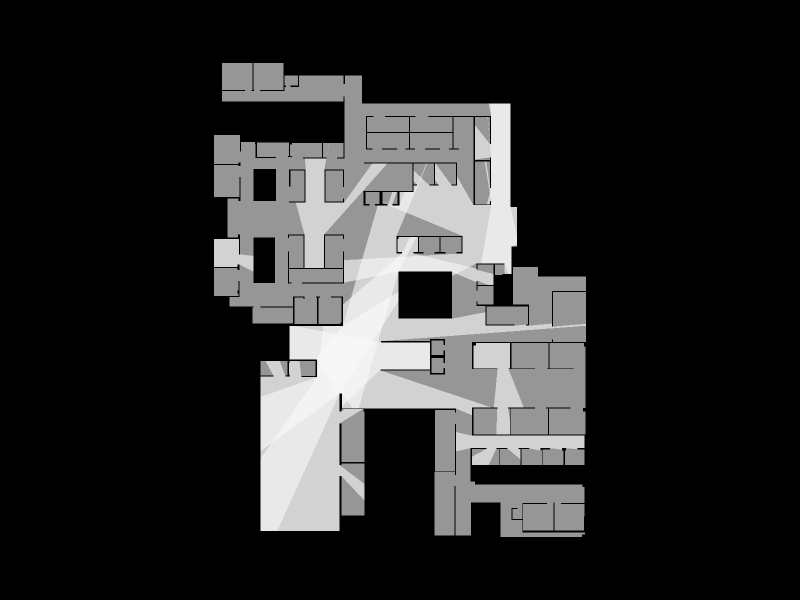

Write notebook code for a chart like this one.
### Code cell
Topology.Show(market, isovists,
              faceColorKey="cp_color",
              faceOpacity=0.6,
              showEdges=False,
              showVertices=False,
              camera=[0,0,7],
              backgroundColor="black",
              width=800,
              height=600,
              renderer=renderer)

### Figure 1 — Plotly figure (JSON) as saved in the notebook; plotly's stock layout.template omitted (floating-point values rounded to 4 significant figures; data arrays with more than 128 entries replaced by an {"elided": "..."} marker saying what was removed)
{"data": [{"cmax": 1, "cmin": 0, "color": "#FAFAFA", "colorscale": [[0, "#440154"], [0.1111, "#482878"], [0.2222, "#3e4989"], [0.3333, "#31688e"], [0.4444, "#26828e"], [0.5556, "#1f9e89"], [0.6667, "#35b779"], [0.7778, "#6ece58"], [0.8889, "#b5de2b"], [1, "#fde725"]], "facecolor": {"elided": "662 str values"}, "flatshading": true, "hoverinfo": "text", "hovertext": {"elided": "662 str values"}, "i": {"elided": "662 int values"}, "j": {"elided": "662 int values"}, "k": {"elided": "662 int values"}, "legendgroup": "3", "legendrank": 3, "lighting": {"facenormalsepsilon": 0}, "name": "1: Untitled (Faces)", "opacity": 0.6, "showlegend": false, "showscale": false, "text": {"elided": "662 str values"}, "type": "mesh3d", "x": {"elided": "640 float values"}, "y": {"elided": "640 float values"}, "z": {"elided": "640 int values"}}, {"cmax": 1, "cmin": 0, "color": "#FAFAFA", "colorscale": [[0, "#440154"], [0.1111, "#482878"], [0.2222, "#3e4989"], [0.3333, "#31688e"], [0.4444, "#26828e"], [0.5556, "#1f9e89"], [0.6667, "#35b779"], [0.7778, "#6ece58"], [0.8889, "#b5de2b"], [1, "#fde725"]], "facecolor": ["#FAFAFA", "#FAFAFA", "#FAFAFA", "#FAFAFA", "#FAFAFA", "#FAFAFA", "#FAFAFA"], "flatshading": true, "hoverinfo": "text", "hovertext": ["Face_1", "Face_2", "Face_3", "Face_4", "Face_5", "Face_6", "Face_7"], "i": [0, 3, 3, 3, 6, 6, 8], "j": [1, 4, 0, 1, 5, 3, 4], "k": [2, 1, 5, 0, 7, 5, 3], "legendgroup": "6", "legendrank": 6, "lighting": {"facenormalsepsilon": 0}, "name": "2: Untitled (Faces)", "opacity": 0.6, "showlegend": false, "showscale": false, "text": ["Face_1", "Face_2", "Face_3", "Face_4", "Face_5", "Face_6", "Face_7"], "type": "mesh3d", "x": [-37.07, -44.07, -37.07, -36.7, -44.07, -36.46, -32.34, -32.34, -36.7], "y": [29.3, 28.62, 28.62, 32.37, 36.85, 29.3, 31.86, 27.18, 36.85], "z": [0, 0, 0, 0, 0, 0, 0, 0, 0]}, {"cmax": 1, "cmin": 0, "color": "#FAFAFA", "colorscale": [[0, "#440154"], [0.1111, "#482878"], [0.2222, "#3e4989"], [0.3333, "#31688e"], [0.4444, "#26828e"], [0.5556, "#1f9e89"], [0.6667, "#35b779"], [0.7778, "#6ece58"], [0.8889, "#b5de2b"], [1, "#fde725"]], "facecolor": ["#FAFAFA", "#FAFAFA", "#FAFAFA", "#FAFAFA", "#FAFAFA", "#FAFAFA", "#FAFAFA", "#FAFAFA", "#FAFAFA", "#FAFAFA", "#FAFAFA", "#FAFAFA", "#FAFAFA", "#FAFAFA", "#FAFAFA", "#FAFAFA", "#FAFAFA", "#FAFAFA", "#FAFAFA", "#FAFAFA", "#FAFAFA", "#FAFAFA", "#FAFAFA", "#FAFAFA", "#FAFAFA", "#FAFAFA", "#FAFAFA", "#FAFAFA", "#FAFAFA", "#FAFAFA", "#FAFAFA", "#FAFAFA", "#FAFAFA", "#FAFAFA", "#FAFAFA", "#FAFAFA", "#FAFAFA", "#FAFAFA", "#FAFAFA", "#FAFAFA", "#FAFAFA", "#FAFAFA", "#FAFAFA", "#FAFAFA", "#FAFAFA", "#FAFAFA", "#FAFAFA", "#FAFAFA"], "flatshading": true, "hoverinfo": "text", "hovertext": ["Face_01", "Face_02", "Face_03", "Face_04", "Face_05", "Face_06", "Face_07", "Face_08", "Face_09", "Face_10", "Face_11", "Face_12", "Face_13", "Face_14", "Face_15", "Face_16", "Face_17", "Face_18", "Face_19", "Face_20", "Face_21", "Face_22", "Face_23", "Face_24", "Face_25", "Face_26", "Face_27", "Face_28", "Face_29", "Face_30", "Face_31", "Face_32", "Face_33", "Face_34", "Face_35", "Face_36", "Face_37", "Face_38", "Face_39", "Face_40", "Face_41", "Face_42", "Face_43", "Face_44", "Face_45", "Face_46", "Face_47", "Face_48"], "i": [0, 3, 3, 5, 5, 7, 8, 9, 11, 11, 11, 13, 13, 15, 15, 15, 18, 20, 21, 22, 23, 23, 23, 25, 26, 27, 28, 28, 30, 32, 33, 34, 36, 36, 38, 39, 40, 41, 42, 43, 44, 46, 48, 26, 35, 35, 35, 34], "j": [1, 0, 1, 4, 3, 1, 7, 10, 12, 8, 9, 14, 10, 16, 17, 12, 19, 15, 20, 21, 24, 16, 18, 15, 25, 22, 25, 29, 28, 28, 32, 32, 33, 37, 34, 38, 38, 39, 38, 42, 45, 47, 49, 31, 48, 46, 44, 28], "k": [2, 4, 0, 6, 4, 3, 3, 8, 9, 3, 8, 10, 9, 17, 12, 11, 16, 11, 11, 11, 18, 15, 16, 20, 20, 11, 26, 25, 31, 30, 30, 35, 30, 33, 35, 35, 39, 35, 40, 40, 41, 44, 46, 28, 46, 44, 41, 32], "legendgroup": "9", "legendrank": 9, "lighting": {"facenormalsepsilon": 0}, "name": "3: Untitled (Faces)", "opacity": 0.6, "showlegend": false, "showscale": false, "text": ["Face_01", "Face_02", "Face_03", "Face_04", "Face_05", "Face_06", "Face_07", "Face_08", "Face_09", "Face_10", "Face_11", "Face_12", "Face_13", "Face_14", "Face_15", "Face_16", "Face_17", "Face_18", "Face_19", "Face_20", "Face_21", "Face_22", "Face_23", "Face_24", "Face_25", "Face_26", "Face_27", "Face_28", "Face_29", "Face_30", "Face_31", "Face_32", "Face_33", "Face_34", "Face_35", "Face_36", "Face_37", "Face_38", "Face_39", "Face_40", "Face_41", "Face_42", "Face_43", "Face_44", "Face_45", "Face_46", "Face_47", "Face_48"], "type": "mesh3d", "x": [-7.104, -30.32, -7.104, -7.104, -6.613, 0.1424, 0.1424, -30.32, -26.57, -23.01, -26.57, -7.104, -21.66, -24.68, -28.89, -18.34, -22.03, -21.66, -21.84, -22.03, -7.104, -6.613, -5.829, -18.91, -21.84, -13.74, -7.104, -0.2378, -6.183, -11.89, 10.18, 10.18, 9.615, 11.21, 4.083, 9.615, 15.55, 13.6, 7.004, 8.417, 8.417, 10.44, 8.351, 9.664, 14.61, 11.99, 15.66, 15.38, 18.63, 18.37], "y": [-32.79, -48.88, -48.88, -29.6, -32.79, -35.11, -39.95, -3.62, -3.62, -3.62, -3.313, -17.31, -3.62, 0.986, 0.986, -3.743, -2.029, -3.313, 0.4333, 0.4333, -13.88, -13.88, -13.14, 0.986, 0.986, -3.743, -8.594, -13.14, 11.3, 11.3, 27.24, 18.72, 32.61, 32.61, 46.67, 37.77, 37.46, 37.46, 46.67, 46.67, 47.16, 46.67, 50.72, 50.72, 50.72, 50.72, 52.56, 52.56, 59.01, 59.01], "z": [0, 0, 0, 0, 0, 0, 0, 0, 0, 0, 0, 0, 0, 0, 0, 0, 0, 0, 0, 0, 0, 0, 0, 0, 0, 0, 0, 0, 0, 0, 0, 0, 0, 0, 0, 0, 0, 0, 0, 0, 0, 0, 0, 0, 0, 0, 0, 0, 0, 0]}, {"cmax": 1, "cmin": 0, "color": "#FAFAFA", "colorscale": [[0, "#440154"], [0.1111, "#482878"], [0.2222, "#3e4989"], [0.3333, "#31688e"], [0.4444, "#26828e"], [0.5556, "#1f9e89"], [0.6667, "#35b779"], [0.7778, "#6ece58"], [0.8889, "#b5de2b"], [1, "#fde725"]], "facecolor": ["#FAFAFA", "#FAFAFA", "#FAFAFA", "#FAFAFA", "#FAFAFA", "#FAFAFA", "#FAFAFA", "#FAFAFA", "#FAFAFA", "#FAFAFA", "#FAFAFA", "#FAFAFA", "#FAFAFA", "#FAFAFA", "#FAFAFA", "#FAFAFA", "#FAFAFA", "#FAFAFA", "#FAFAFA", "#FAFAFA", "#FAFAFA", "#FAFAFA", "#FAFAFA", "#FAFAFA", "#FAFAFA", "#FAFAFA", "#FAFAFA", "#FAFAFA", "#FAFAFA", "#FAFAFA"], "flatshading": true, "hoverinfo": "text", "hovertext": ["Face_01", "Face_02", "Face_03", "Face_04", "Face_05", "Face_06", "Face_07", "Face_08", "Face_09", "Face_10", "Face_11", "Face_12", "Face_13", "Face_14", "Face_15", "Face_16", "Face_17", "Face_18", "Face_19", "Face_20", "Face_21", "Face_22", "Face_23", "Face_24", "Face_25", "Face_26", "Face_27", "Face_28", "Face_29", "Face_30"], "i": [0, 3, 5, 7, 7, 8, 8, 9, 10, 11, 12, 13, 15, 16, 17, 18, 21, 24, 27, 0, 31, 13, 10, 10, 10, 10, 10, 10, 10, 10], "j": [1, 4, 2, 2, 0, 3, 0, 8, 8, 5, 9, 11, 8, 9, 8, 19, 22, 25, 28, 30, 5, 5, 29, 28, 26, 25, 23, 22, 20, 19], "k": [2, 0, 6, 5, 2, 0, 7, 7, 9, 6, 7, 14, 10, 12, 15, 20, 23, 26, 29, 1, 13, 11, 28, 26, 25, 23, 22, 20, 19, 15], "legendgroup": "12", "legendrank": 12, "lighting": {"facenormalsepsilon": 0}, "name": "4: Untitled (Faces)", "opacity": 0.6, "showlegend": false, "showscale": false, "text": ["Face_01", "Face_02", "Face_03", "Face_04", "Face_05", "Face_06", "Face_07", "Face_08", "Face_09", "Face_10", "Face_11", "Face_12", "Face_13", "Face_14", "Face_15", "Face_16", "Face_17", "Face_18", "Face_19", "Face_20", "Face_21", "Face_22", "Face_23", "Face_24", "Face_25", "Face_26", "Face_27", "Face_28", "Face_29", "Face_30"], "type": "mesh3d", "x": [-13.74, -7.104, -6.367, -21.84, -21.84, 4.956, -3.294, 4.956, -6.183, 5.079, 5.079, 27.1, 19.45, 31.73, 31.73, 10.18, 19.45, 10.18, 35.79, 25.84, 35.79, 47.58, 44.21, 47.58, 55.26, 48.5, 55.26, 65.33, 55.57, 65.33, -7.104, 37.73], "y": [1.477, -8.594, -8.594, 11.3, 1.477, -1.777, -12.97, -1.47, 11.3, 6.514, 6.821, -12.97, -1.47, -12.7, -14.92, 13.43, 6.514, 21.35, 15.37, 13.43, 11.36, 11.71, 11.36, 11.36, 12.01, 11.36, 11.12, 11.92, 11.12, 11.35, -9.171, -12.7], "z": [0, 0, 0, 0, 0, 0, 0, 0, 0, 0, 0, 0, 0, 0, 0, 0, 0, 0, 0, 0, 0, 0, 0, 0, 0, 0, 0, 0, 0, 0, 0, 0]}, {"cmax": 1, "cmin": 0, "color": "#FAFAFA", "colorscale": [[0, "#440154"], [0.1111, "#482878"], [0.2222, "#3e4989"], [0.3333, "#31688e"], [0.4444, "#26828e"], [0.5556, "#1f9e89"], [0.6667, "#35b779"], [0.7778, "#6ece58"], [0.8889, "#b5de2b"], [1, "#fde725"]], "facecolor": ["#FAFAFA", "#FAFAFA", "#FAFAFA", "#FAFAFA", "#FAFAFA", "#FAFAFA", "#FAFAFA", "#FAFAFA", "#FAFAFA", "#FAFAFA", "#FAFAFA", "#FAFAFA", "#FAFAFA", "#FAFAFA"], "flatshading": true, "hoverinfo": "text", "hovertext": ["Face_01", "Face_02", "Face_03", "Face_04", "Face_05", "Face_06", "Face_07", "Face_08", "Face_09", "Face_10", "Face_11", "Face_12", "Face_13", "Face_14"], "i": [0, 0, 4, 4, 6, 7, 8, 9, 9, 11, 12, 14, 0, 9], "j": [1, 2, 5, 1, 4, 4, 6, 10, 7, 10, 13, 15, 14, 12], "k": [2, 3, 1, 0, 0, 6, 0, 7, 6, 9, 11, 8, 8, 11], "legendgroup": "15", "legendrank": 15, "lighting": {"facenormalsepsilon": 0}, "name": "5: Untitled (Faces)", "opacity": 0.6, "showlegend": false, "showscale": false, "text": ["Face_01", "Face_02", "Face_03", "Face_04", "Face_05", "Face_06", "Face_07", "Face_08", "Face_09", "Face_10", "Face_11", "Face_12", "Face_13", "Face_14"], "type": "mesh3d", "x": [-11.7, -17.42, -17.42, -11.7, -17.13, -20.01, -11.6, -17.13, -5.77, -11.6, -17.27, -11.03, -10.16, -10.21, 6.889, 2.442], "y": [38.14, 38.14, 28.31, 28.31, 47.58, 47.58, 47.58, 57.28, 47.58, 57.28, 60.55, 60.55, 65.04, 65.04, 59.01, 59.01], "z": [0, 0, 0, 0, 0, 0, 0, 0, 0, 0, 0, 0, 0, 0, 0, 0]}, {"cmax": 1, "cmin": 0, "color": "#FAFAFA", "colorscale": [[0, "#440154"], [0.1111, "#482878"], [0.2222, "#3e4989"], [0.3333, "#31688e"], [0.4444, "#26828e"], [0.5556, "#1f9e89"], [0.6667, "#35b779"], [0.7778, "#6ece58"], [0.8889, "#b5de2b"], [1, "#fde725"]], "facecolor": ["#FAFAFA", "#FAFAFA", "#FAFAFA", "#FAFAFA", "#FAFAFA", "#FAFAFA", "#FAFAFA", "#FAFAFA", "#FAFAFA", "#FAFAFA", "#FAFAFA", "#FAFAFA"], "flatshading": true, "hoverinfo": "text", "hovertext": ["Face_01", "Face_02", "Face_03", "Face_04", "Face_05", "Face_06", "Face_07", "Face_08", "Face_09", "Face_10", "Face_11", "Face_12"], "i": [0, 0, 4, 4, 7, 7, 9, 9, 10, 11, 12, 12], "j": [1, 3, 5, 6, 2, 0, 4, 0, 9, 9, 1, 3], "k": [2, 1, 6, 0, 8, 2, 0, 7, 7, 10, 3, 13], "legendgroup": "18", "legendrank": 18, "lighting": {"facenormalsepsilon": 0}, "name": "6: Untitled (Faces)", "opacity": 0.6, "showlegend": false, "showscale": false, "text": ["Face_01", "Face_02", "Face_03", "Face_04", "Face_05", "Face_06", "Face_07", "Face_08", "Face_09", "Face_10", "Face_11", "Face_12"], "type": "mesh3d", "x": [-13.74, -7.104, -6.367, -13.74, -20.47, -21.84, -21.84, 4.956, -6.367, 5.079, 19.45, 19.45, -30.32, -30.32], "y": [1.477, -8.594, -8.594, -3.743, 11.3, 11.3, 1.477, -1.47, -12.35, 6.514, -1.47, 6.514, -25.46, -9.54], "z": [0, 0, 0, 0, 0, 0, 0, 0, 0, 0, 0, 0, 0, 0]}, {"cmax": 1, "cmin": 0, "color": "#FAFAFA", "colorscale": [[0, "#440154"], [0.1111, "#482878"], [0.2222, "#3e4989"], [0.3333, "#31688e"], [0.4444, "#26828e"], [0.5556, "#1f9e89"], [0.6667, "#35b779"], [0.7778, "#6ece58"], [0.8889, "#b5de2b"], [1, "#fde725"]], "facecolor": ["#FAFAFA", "#FAFAFA", "#FAFAFA", "#FAFAFA", "#FAFAFA", "#FAFAFA", "#FAFAFA", "#FAFAFA", "#FAFAFA", "#FAFAFA", "#FAFAFA", "#FAFAFA", "#FAFAFA", "#FAFAFA", "#FAFAFA", "#FAFAFA", "#FAFAFA", "#FAFAFA", "#FAFAFA", "#FAFAFA", "#FAFAFA", "#FAFAFA", "#FAFAFA", "#FAFAFA", "#FAFAFA", "#FAFAFA", "#FAFAFA", "#FAFAFA", "#FAFAFA", "#FAFAFA"], "flatshading": true, "hoverinfo": "text", "hovertext": ["Face_01", "Face_02", "Face_03", "Face_04", "Face_05", "Face_06", "Face_07", "Face_08", "Face_09", "Face_10", "Face_11", "Face_12", "Face_13", "Face_14", "Face_15", "Face_16", "Face_17", "Face_18", "Face_19", "Face_20", "Face_21", "Face_22", "Face_23", "Face_24", "Face_25", "Face_26", "Face_27", "Face_28", "Face_29", "Face_30"], "i": [0, 3, 6, 6, 9, 9, 9, 11, 11, 13, 13, 17, 19, 19, 19, 20, 20, 20, 23, 26, 26, 28, 29, 29, 29, 2, 2, 28, 24, 18], "j": [1, 4, 7, 8, 10, 4, 6, 12, 9, 14, 15, 18, 16, 18, 13, 19, 22, 13, 24, 23, 24, 24, 27, 30, 26, 7, 8, 17, 17, 12], "k": [2, 5, 4, 7, 6, 3, 4, 9, 3, 15, 16, 11, 18, 17, 16, 21, 13, 19, 25, 27, 23, 26, 30, 31, 27, 8, 0, 24, 11, 11], "legendgroup": "21", "legendrank": 21, "lighting": {"facenormalsepsilon": 0}, "name": "7: Untitled (Faces)", "opacity": 0.6, "showlegend": false, "showscale": false, "text": ["Face_01", "Face_02", "Face_03", "Face_04", "Face_05", "Face_06", "Face_07", "Face_08", "Face_09", "Face_10", "Face_11", "Face_12", "Face_13", "Face_14", "Face_15", "Face_16", "Face_17", "Face_18", "Face_19", "Face_20", "Face_21", "Face_22", "Face_23", "Face_24", "Face_25", "Face_26", "Face_27", "Face_28", "Face_29", "Face_30"], "type": "mesh3d", "x": [-30.32, -30.32, -25.43, -1.533, -6.367, -6.367, -13.74, -7.104, -13.74, -6.183, -14.3, 10.18, -6.183, 10.17, 9.86, 9.86, 11.21, 14.53, 11.21, 14.53, 15.88, 15.88, 10.17, 33.15, 25.84, 33.15, 33.15, 33.46, 33.15, 38.16, 36.51, 38.16], "y": [-27.63, -48.88, -48.88, -12.97, -8.594, -12.97, 1.477, -8.594, -3.743, 11.3, 1.477, 27.24, 17.56, 36.85, 36.85, 32.98, 32.98, 32.61, 32.61, 32.98, 37.46, 32.98, 37.46, 24.57, 27.24, 24.1, 27.82, 24.57, 28.18, 26.55, 23.34, 23.34], "z": [0, 0, 0, 0, 0, 0, 0, 0, 0, 0, 0, 0, 0, 0, 0, 0, 0, 0, 0, 0, 0, 0, 0, 0, 0, 0, 0, 0, 0, 0, 0, 0]}, {"cmax": 1, "cmin": 0, "color": "#FAFAFA", "colorscale": [[0, "#440154"], [0.1111, "#482878"], [0.2222, "#3e4989"], [0.3333, "#31688e"], [0.4444, "#26828e"], [0.5556, "#1f9e89"], [0.6667, "#35b779"], [0.7778, "#6ece58"], [0.8889, "#b5de2b"], [1, "#fde725"]], "facecolor": ["#FAFAFA", "#FAFAFA", "#FAFAFA", "#FAFAFA", "#FAFAFA", "#FAFAFA", "#FAFAFA", "#FAFAFA", "#FAFAFA", "#FAFAFA", "#FAFAFA", "#FAFAFA", "#FAFAFA", "#FAFAFA", "#FAFAFA", "#FAFAFA", "#FAFAFA", "#FAFAFA", "#FAFAFA", "#FAFAFA", "#FAFAFA", "#FAFAFA", "#FAFAFA", "#FAFAFA", "#FAFAFA", "#FAFAFA"], "flatshading": true, "hoverinfo": "text", "hovertext": ["Face_01", "Face_02", "Face_03", "Face_04", "Face_05", "Face_06", "Face_07", "Face_08", "Face_09", "Face_10", "Face_11", "Face_12", "Face_13", "Face_14", "Face_15", "Face_16", "Face_17", "Face_18", "Face_19", "Face_20", "Face_21", "Face_22", "Face_23", "Face_24", "Face_25", "Face_26"], "i": [0, 3, 6, 7, 8, 9, 9, 9, 10, 11, 13, 13, 14, 15, 18, 20, 23, 26, 26, 26, 26, 26, 19, 26, 26, 26], "j": [1, 4, 3, 1, 6, 8, 7, 6, 6, 10, 6, 10, 11, 16, 19, 21, 24, 18, 20, 23, 21, 24, 17, 6, 13, 19], "k": [2, 5, 5, 0, 5, 7, 0, 8, 9, 12, 10, 11, 12, 17, 16, 22, 25, 21, 24, 27, 20, 23, 16, 13, 19, 18], "legendgroup": "24", "legendrank": 24, "lighting": {"facenormalsepsilon": 0}, "name": "8: Untitled (Faces)", "opacity": 0.6, "showlegend": false, "showscale": false, "text": ["Face_01", "Face_02", "Face_03", "Face_04", "Face_05", "Face_06", "Face_07", "Face_08", "Face_09", "Face_10", "Face_11", "Face_12", "Face_13", "Face_14", "Face_15", "Face_16", "Face_17", "Face_18", "Face_19", "Face_20", "Face_21", "Face_22", "Face_23", "Face_24", "Face_25", "Face_26"], "type": "mesh3d", "x": [36.63, 31.73, 31.73, 27.1, 27.1, 31.42, 31.73, 36.03, 36.03, 39.04, 42.11, 45.42, 46.04, 45.42, 46.04, 52.3, 51.93, 52.3, 51.93, 48.49, 58.2, 54.7, 58.2, 62.8, 59.42, 62.8, 64.89, 64.89], "y": [-29.59, -27.16, -29.59, -19.89, -25.55, -24.61, -20.93, -24.86, -24.61, -24.61, -24.61, -24.86, -27.93, -24.61, -25.09, -25.37, -25.29, -25.43, -24.61, -24.61, -24.61, -24.61, -25.05, -24.61, -24.61, -24.93, -20.93, -24.61], "z": [0, 0, 0, 0, 0, 0, 0, 0, 0, 0, 0, 0, 0, 0, 0, 0, 0, 0, 0, 0, 0, 0, 0, 0, 0, 0, 0, 0]}, {"cmax": 1, "cmin": 0, "color": "#FAFAFA", "colorscale": [[0, "#440154"], [0.1111, "#482878"], [0.2222, "#3e4989"], [0.3333, "#31688e"], [0.4444, "#26828e"], [0.5556, "#1f9e89"], [0.6667, "#35b779"], [0.7778, "#6ece58"], [0.8889, "#b5de2b"], [1, "#fde725"]], "facecolor": ["#FAFAFA", "#FAFAFA", "#FAFAFA", "#FAFAFA", "#FAFAFA", "#FAFAFA", "#FAFAFA", "#FAFAFA", "#FAFAFA", "#FAFAFA", "#FAFAFA", "#FAFAFA", "#FAFAFA", "#FAFAFA", "#FAFAFA", "#FAFAFA", "#FAFAFA"], "flatshading": true, "hoverinfo": "text", "hovertext": ["Face_01", "Face_02", "Face_03", "Face_04", "Face_05", "Face_06", "Face_07", "Face_08", "Face_09", "Face_10", "Face_11", "Face_12", "Face_13", "Face_14", "Face_15", "Face_16", "Face_17"], "i": [0, 0, 4, 5, 5, 7, 7, 9, 9, 13, 13, 13, 15, 16, 16, 16, 16], "j": [1, 2, 1, 6, 1, 8, 6, 10, 11, 5, 12, 7, 12, 15, 18, 9, 12], "k": [2, 3, 0, 1, 4, 6, 5, 11, 12, 14, 7, 5, 13, 17, 9, 12, 15], "legendgroup": "27", "legendrank": 27, "lighting": {"facenormalsepsilon": 0}, "name": "9: Untitled (Faces)", "opacity": 0.6, "showlegend": false, "showscale": false, "text": ["Face_01", "Face_02", "Face_03", "Face_04", "Face_05", "Face_06", "Face_07", "Face_08", "Face_09", "Face_10", "Face_11", "Face_12", "Face_13", "Face_14", "Face_15", "Face_16", "Face_17"], "type": "mesh3d", "x": [42.9, 39.22, 38.92, 42.9, 42.41, 42.41, 39.22, 39.28, 38.18, 33.02, 32.22, 32.22, 39.28, 42.54, 46.99, 42.54, 43.03, 43.03, 33.02], "y": [-16.46, -12.88, -20.56, -20.56, -12.88, -12.7, -12.7, -1.399, -12.7, 5.602, 5.602, -1.214, -1.214, -1.399, -12.7, -1.214, 6.339, -1.214, 6.339], "z": [0, 0, 0, 0, 0, 0, 0, 0, 0, 0, 0, 0, 0, 0, 0, 0, 0, 0, 0]}, {"cmax": 1, "cmin": 0, "color": "#FAFAFA", "colorscale": [[0, "#440154"], [0.1111, "#482878"], [0.2222, "#3e4989"], [0.3333, "#31688e"], [0.4444, "#26828e"], [0.5556, "#1f9e89"], [0.6667, "#35b779"], [0.7778, "#6ece58"], [0.8889, "#b5de2b"], [1, "#fde725"]], "facecolor": ["#FAFAFA", "#FAFAFA", "#FAFAFA", "#FAFAFA", "#FAFAFA", "#FAFAFA", "#FAFAFA", "#FAFAFA", "#FAFAFA", "#FAFAFA", "#FAFAFA", "#FAFAFA", "#FAFAFA", "#FAFAFA", "#FAFAFA", "#FAFAFA", "#FAFAFA", "#FAFAFA", "#FAFAFA", "#FAFAFA", "#FAFAFA", "#FAFAFA", "#FAFAFA", "#FAFAFA", "#FAFAFA", "#FAFAFA", "#FAFAFA", "#FAFAFA", "#FAFAFA", "#FAFAFA", "#FAFAFA", "#FAFAFA", "#FAFAFA", "#FAFAFA", "#FAFAFA", "#FAFAFA", "#FAFAFA", "#FAFAFA", "#FAFAFA", "#FAFAFA", "#FAFAFA", "#FAFAFA", "#FAFAFA", "#FAFAFA", "#FAFAFA", "#FAFAFA", "#FAFAFA", "#FAFAFA", "#FAFAFA", "#FAFAFA"], "flatshading": true, "hoverinfo": "text", "hovertext": ["Face_01", "Face_02", "Face_03", "Face_04", "Face_05", "Face_06", "Face_07", "Face_08", "Face_09", "Face_10", "Face_11", "Face_12", "Face_13", "Face_14", "Face_15", "Face_16", "Face_17", "Face_18", "Face_19", "Face_20", "Face_21", "Face_22", "Face_23", "Face_24", "Face_25", "Face_26", "Face_27", "Face_28", "Face_29", "Face_30", "Face_31", "Face_32", "Face_33", "Face_34", "Face_35", "Face_36", "Face_37", "Face_38", "Face_39", "Face_40", "Face_41", "Face_42", "Face_43", "Face_44", "Face_45", "Face_46", "Face_47", "Face_48", "Face_49", "Face_50"], "i": [0, 3, 6, 8, 8, 12, 15, 15, 16, 18, 21, 24, 24, 24, 24, 25, 26, 26, 26, 27, 27, 29, 30, 31, 34, 34, 35, 38, 38, 38, 38, 40, 41, 43, 46, 48, 48, 48, 38, 38, 47, 42, 29, 27, 28, 6, 7, 6, 11, 11], "j": [1, 4, 3, 9, 11, 13, 12, 11, 17, 19, 22, 21, 23, 12, 16, 24, 8, 18, 15, 25, 28, 27, 27, 32, 15, 29, 36, 26, 37, 34, 35, 38, 42, 44, 47, 49, 50, 43, 48, 45, 45, 37, 51, 31, 31, 4, 15, 15, 1, 0], "k": [2, 5, 7, 10, 9, 14, 14, 8, 12, 20, 23, 23, 16, 15, 12, 15, 18, 20, 8, 15, 25, 15, 29, 33, 26, 15, 37, 39, 34, 26, 37, 39, 36, 45, 44, 50, 43, 45, 45, 35, 44, 36, 30, 28, 33, 3, 6, 14, 0, 9], "legendgroup": "30", "legendrank": 30, "lighting": {"facenormalsepsilon": 0}, "name": "10: Untitled (Faces)", "opacity": 0.6, "showlegend": false, "showscale": false, "text": ["Face_01", "Face_02", "Face_03", "Face_04", "Face_05", "Face_06", "Face_07", "Face_08", "Face_09", "Face_10", "Face_11", "Face_12", "Face_13", "Face_14", "Face_15", "Face_16", "Face_17", "Face_18", "Face_19", "Face_20", "Face_21", "Face_22", "Face_23", "Face_24", "Face_25", "Face_26", "Face_27", "Face_28", "Face_29", "Face_30", "Face_31", "Face_32", "Face_33", "Face_34", "Face_35", "Face_36", "Face_37", "Face_38", "Face_39", "Face_40", "Face_41", "Face_42", "Face_43", "Face_44", "Face_45", "Face_46", "Face_47", "Face_48", "Face_49", "Face_50"], "type": "mesh3d", "x": [10.18, -5.866, -5.866, 7.004, 5.53, 5.53, 8.417, 7.004, 33.15, 25.84, 25.84, 28.96, 14.61, 10.44, 10.44, 28.96, 15.66, 14.61, 41.29, 42.51, 43.44, 14.61, 14.61, 15.66, 19.34, 22.01, 43.44, 25.82, 22.01, 32.21, 27.36, 21.12, 20.91, 20.91, 37.43, 37.43, 37.13, 37.43, 43.13, 45.03, 45.03, 35.97, 35.48, 37.43, 37.13, 37.43, 36.42, 36.37, 43.13, 37.2, 37.43, 27.36], "y": [27.24, 30.65, 24.01, 47.16, 47.9, 47.78, 46.67, 46.86, 29.73, 27.24, 25.95, 32.61, 50.72, 50.72, 46.67, 37.77, 52.56, 52.56, 29.73, 26.59, 26.59, 57.0, 53.71, 52.87, 52.56, 52.56, 34.7, 52.56, 52.87, 46.78, 52.56, 59.01, 59.01, 54.08, 46.78, 51.87, 51.87, 48.0, 46.25, 35.37, 46.25, 59.61, 59.61, 64.71, 64.71, 60.84, 72.69, 72.69, 76.71, 76.71, 73.0, 55.31], "z": [0, 0, 0, 0, 0, 0, 0, 0, 0, 0, 0, 0, 0, 0, 0, 0, 0, 0, 0, 0, 0, 0, 0, 0, 0, 0, 0, 0, 0, 0, 0, 0, 0, 0, 0, 0, 0, 0, 0, 0, 0, 0, 0, 0, 0, 0, 0, 0, 0, 0, 0, 0]}, {"cmax": 1, "cmin": 0, "color": "#FAFAFA", "colorscale": [[0, "#440154"], [0.1111, "#482878"], [0.2222, "#3e4989"], [0.3333, "#31688e"], [0.4444, "#26828e"], [0.5556, "#1f9e89"], [0.6667, "#35b779"], [0.7778, "#6ece58"], [0.8889, "#b5de2b"], [1, "#fde725"]], "facecolor": ["#FAFAFA", "#FAFAFA", "#FAFAFA", "#FAFAFA", "#FAFAFA", "#FAFAFA", "#FAFAFA", "#FAFAFA", "#FAFAFA", "#FAFAFA", "#FAFAFA", "#FAFAFA", "#FAFAFA", "#FAFAFA", "#FAFAFA", "#FAFAFA", "#FAFAFA", "#FAFAFA", "#FAFAFA", "#FAFAFA", "#FAFAFA"], "flatshading": true, "hoverinfo": "text", "hovertext": ["Face_01", "Face_02", "Face_03", "Face_04", "Face_05", "Face_06", "Face_07", "Face_08", "Face_09", "Face_10", "Face_11", "Face_12", "Face_13", "Face_14", "Face_15", "Face_16", "Face_17", "Face_18", "Face_19", "Face_20", "Face_21"], "i": [0, 3, 5, 7, 7, 8, 11, 11, 13, 13, 13, 14, 15, 18, 18, 19, 20, 20, 20, 20, 2], "j": [1, 4, 3, 4, 3, 9, 8, 9, 12, 7, 11, 11, 16, 17, 15, 16, 21, 22, 14, 18, 3], "k": [2, 0, 6, 3, 5, 10, 12, 8, 7, 5, 12, 13, 17, 14, 17, 15, 22, 18, 13, 14, 0], "legendgroup": "33", "legendrank": 33, "lighting": {"facenormalsepsilon": 0}, "name": "11: Untitled (Faces)", "opacity": 0.6, "showlegend": false, "showscale": false, "text": ["Face_01", "Face_02", "Face_03", "Face_04", "Face_05", "Face_06", "Face_07", "Face_08", "Face_09", "Face_10", "Face_11", "Face_12", "Face_13", "Face_14", "Face_15", "Face_16", "Face_17", "Face_18", "Face_19", "Face_20", "Face_21"], "type": "mesh3d", "x": [41.29, 41.42, 43.44, 43.44, 34.5, 45.03, 45.03, 37.43, 37.13, 36.14, 36.92, 37.43, 37.43, 43.13, 37.43, 37.13, 32.64, 37.13, 37.43, 32.64, 43.13, 36.65, 37.43], "y": [29.73, 26.59, 26.59, 34.7, 29.73, 37.34, 34.7, 46.78, 48.0, 47.02, 47.02, 51.87, 48.0, 46.25, 60.84, 64.71, 60.21, 60.84, 64.71, 70.28, 76.71, 76.71, 73.0], "z": [0, 0, 0, 0, 0, 0, 0, 0, 0, 0, 0, 0, 0, 0, 0, 0, 0, 0, 0, 0, 0, 0, 0]}], "layout": {"autosize": true, "height": 600, "margin": {"b": 40, "l": 40, "r": 40, "t": 40}, "paper_bgcolor": "#000000", "plot_bgcolor": "#000000", "scene": {"aspectmode": "data", "camera": {"center": {"x": 0, "y": 0, "z": 0}, "eye": {"x": 0, "y": 0, "z": 7}, "projection": {"type": "perspective"}, "up": {"x": 0, "y": 1, "z": 0}}, "xaxis": {"visible": false}, "yaxis": {"visible": false}, "zaxis": {"visible": false}}, "showlegend": true, "width": 800, "xaxis": {"showgrid": false, "visible": false, "zeroline": false}, "yaxis": {"showgrid": false, "visible": false, "zeroline": false}}}
